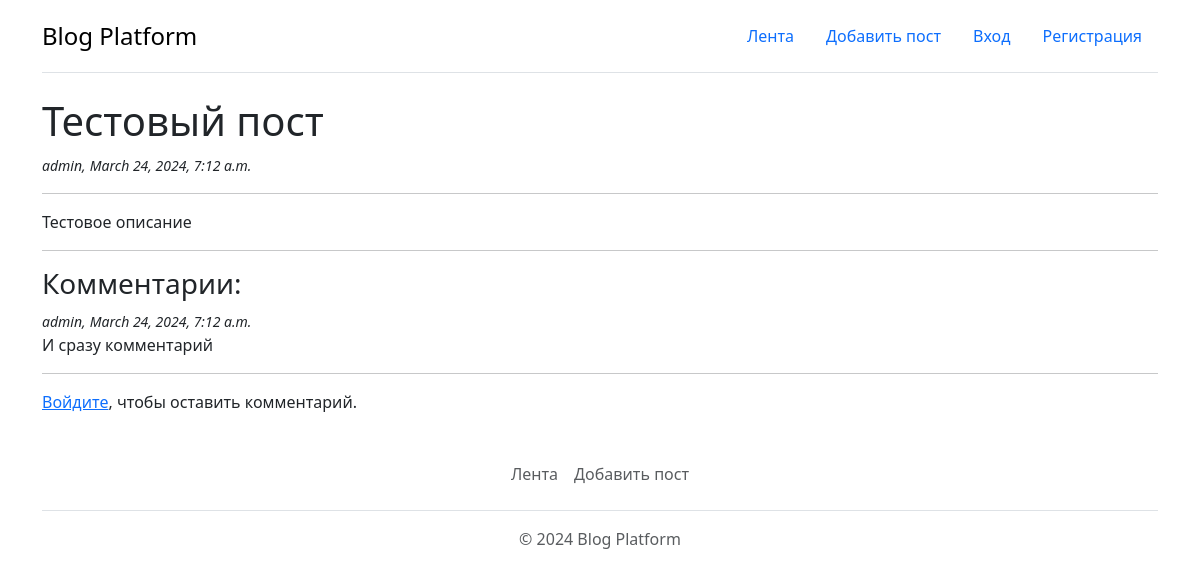
/retrieve/6/, run on an earlier commit of the app's database.
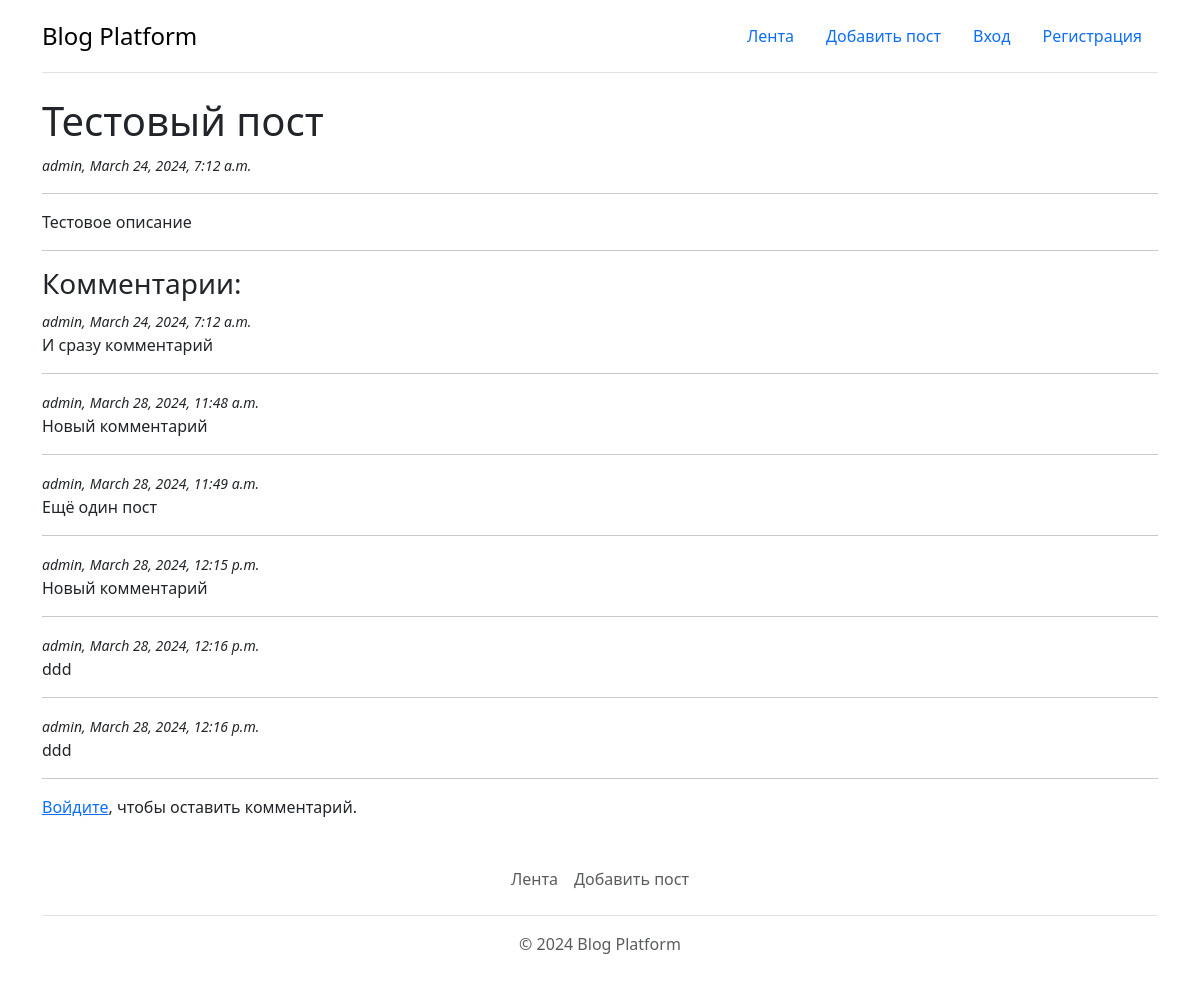
And on a later commit of the database.
### Blog/models.py (models this page shows, shortened)
class Comment(models.Model):
    author = models.ForeignKey(User, on_delete=models.CASCADE)
    description = models.TextField(verbose_name="")
    post = models.ForeignKey(Post, related_name="comments", on_delete=models.CASCADE, null=True)
    date_posted = models.DateTimeField(auto_now_add=True)

### Blog/views.py (the view)
# urls.py: path('retrieve/<int:pk>/', views.post_retrive, name='post_retrive'),
def post_retrive(request, pk):
    post = get_object_or_404(Post, pk=pk)
    comments = post.comments.all
    if request.method == 'POST':
        comment_form = CommentForm(data=request.POST)
        if comment_form.is_valid():
            new_comment = comment_form.save(commit=False)
            new_comment.post = post
            new_comment.request = request
            new_comment.save()
            return redirect(request.path)
    else:
        comment_form = CommentForm()
    return render(request,
                  'post_retrive.html',
                  {'post': post,
                   'comments': comments,
                   'comment_form': comment_form})

### Blog/templates/post_retrive.html (shortened to what this page needs)
{% extends "base.html" %}
{% block content %}
    <h1>{{ post.title }}</h1>
        <span class="small fst-italic">{{post.author}},</span>
        <span class="small fst-italic">{{post.date_posted}}</span>
        <br>
        <hr>
    <p>{{ post.description }}</p>
    <hr>
    <h3>Комментарии:</h3>
    {% for comment in post.comments.all %}
      <span class="small fst-italic">{{comment.author}},</span>
        <span class="small fst-italic">{{comment.date_posted}}</span>
      <p>{{comment.description}}</p>
    <hr>
    {% empty %}
    <p>Комментариев нет</p>
    {% endfor %}
{% if new_comment %}
    <h2>Your comment has been added.</h2>
{% else %}
    {% if user.is_authenticated %}
    <h3>Добавьте комментарий:</h3>
    <form method="POST">
        {{ comment_form.as_p }}
        {% csrf_token %}
        <button class="btn btn-secondary btn-sm" type="submit">Добавить комментарий</button>
    </form>
    {% else %}
    <p><a href="{% url 'login' %}">Войдите</a>, чтобы оставить комментарий.</p>
    {% endif %}
{% endif %}
{% endblock %}

What changed in the data, as far as the page shows it:
added Comment: author "admin", date_posted "March 28, 2024, 11:48 a.m.", description "Новый комментарий"
added Comment: author "admin", date_posted "March 28, 2024, 11:49 a.m.", description "Ещё один пост"
added Comment: author "admin", date_posted "March 28, 2024, 12:15 p.m.", description "Новый комментарий"
added Comment: author "admin", date_posted "March 28, 2024, 12:16 p.m.", description "ddd"
added Comment: author "admin", date_posted "March 28, 2024, 12:16 p.m.", description "ddd"
